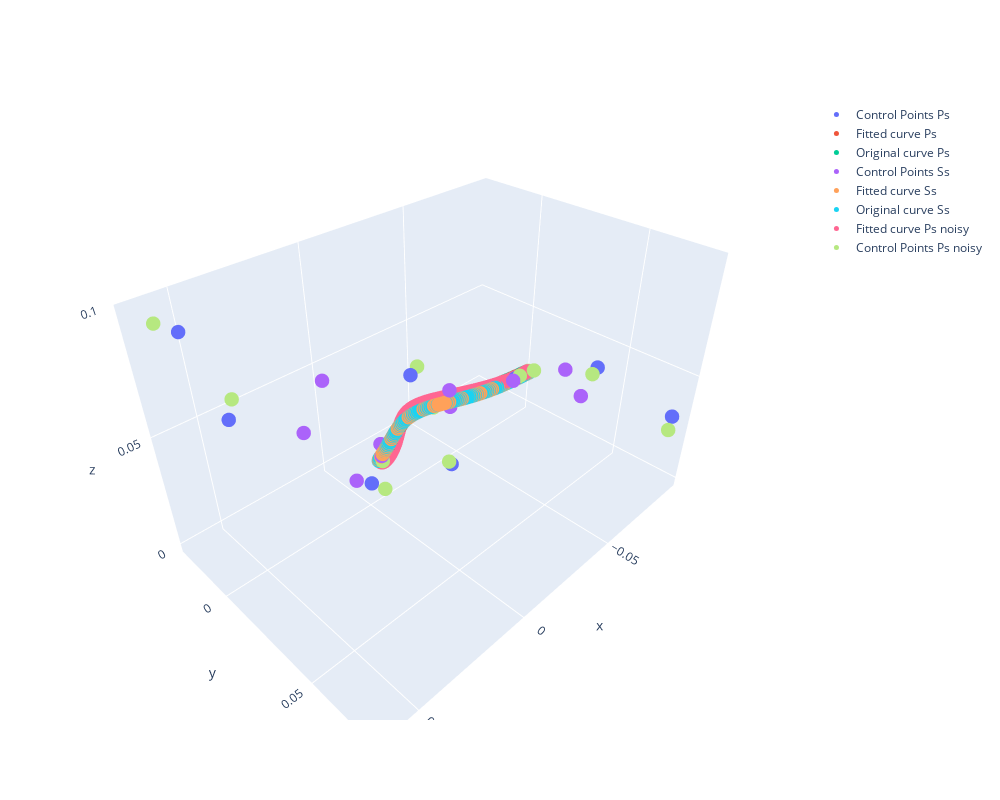

This figure's notebook cell:
### Code cell
fig = go.Figure(data=[
                      go.Scatter3d(x=data_ps[:, 0], y=data_ps[:, 1], z=data_ps[:, 2],
                                   mode='markers',
                                   marker=dict(size=5),
                                   name='Control Points Ps'),
                      go.Scatter3d(x=xvals_ps, y=yvals_ps, z=zvals_ps,
                                   mode='markers',
                                   marker=dict(size=5),
                                   name='Fitted curve Ps'),
                      go.Scatter3d(x=ps[:, 0], y=ps[:, 1], z=ps[:, 2],
                                   mode='markers',
                                   marker=dict(size=5),
                                   name='Original curve Ps'),
                      go.Scatter3d(x=data_ss[:, 0], y=data_ss[:, 1], z=data_ss[:, 2],
                                   mode='markers',
                                   marker=dict(size=5),
                                   name='Control Points Ss'),
                      go.Scatter3d(x=xvals_ss, y=yvals_ss, z=zvals_ss,
                                   mode='markers',
                                   marker=dict(size=5),
                                   name='Fitted curve Ss'),
                      go.Scatter3d(x=ss[:, 0], y=ss[:, 1], z=ss[:, 2],
                                   mode='markers',
                                   marker=dict(size=5),
                                   name='Original curve Ss'),
                      go.Scatter3d(x=noisy_xvals_ps, y=noisy_yvals_ps, z=noisy_zvals_ps,
                                   mode='markers',
                                   marker=dict(size=5),
                                   name='Fitted curve Ps noisy'),
                      go.Scatter3d(x=noisy_ps_data[:, 0], y=noisy_ps_data[:, 1], z=noisy_ps_data[:, 2],
                                   mode='markers',
                                   marker=dict(size=5),
                                   name='Control Points Ps noisy'),

],
                                   layout=go.Layout(
                            width=1000,
                            height=800,
                        ))
fig.show()
